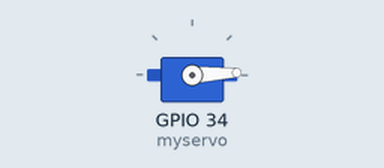
Recording of a sketch running on a simulated ESP32. Parts: servo.

Above: at 0.05 s.
At 1.3 s:
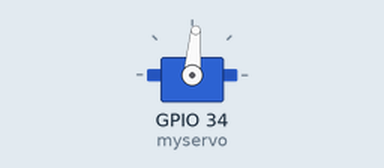
At 2.6 s:
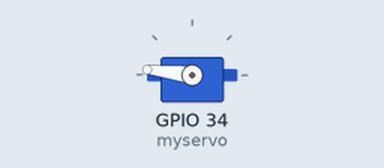
At 5.2 s:
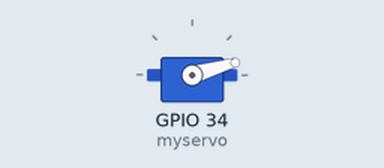
Timing chart, 0 to 7.1 s (numbered marks = the images above):
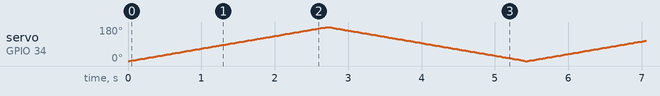

The sketch:

servo_and_led_test.ino
```cpp
#include <Arduino.h>
#include <ESP32Servo.h>
Servo myservo;

int servopin = 34;


int pos = 0;    // variable to store the servo position

void setup() {
  myservo.attach(34);  // attaches the servo on pin 9 to the servo object
}

void loop() {
  for (pos = 0; pos <= 180; pos += 1) { // goes from 0 degrees to 180 degrees
    // in steps of 1 degree
    myservo.write(pos);              // tell servo to go to position in variable 'pos'
    delay(15);                       // waits 15 ms for the servo to reach the position
  }
  for (pos = 180; pos >= 0; pos -= 1) { // goes from 180 degrees to 0 degrees
    myservo.write(pos);              // tell servo to go to position in variable 'pos'
    delay(15);                       // waits 15 ms for the servo to reach the position
  }
}
```
